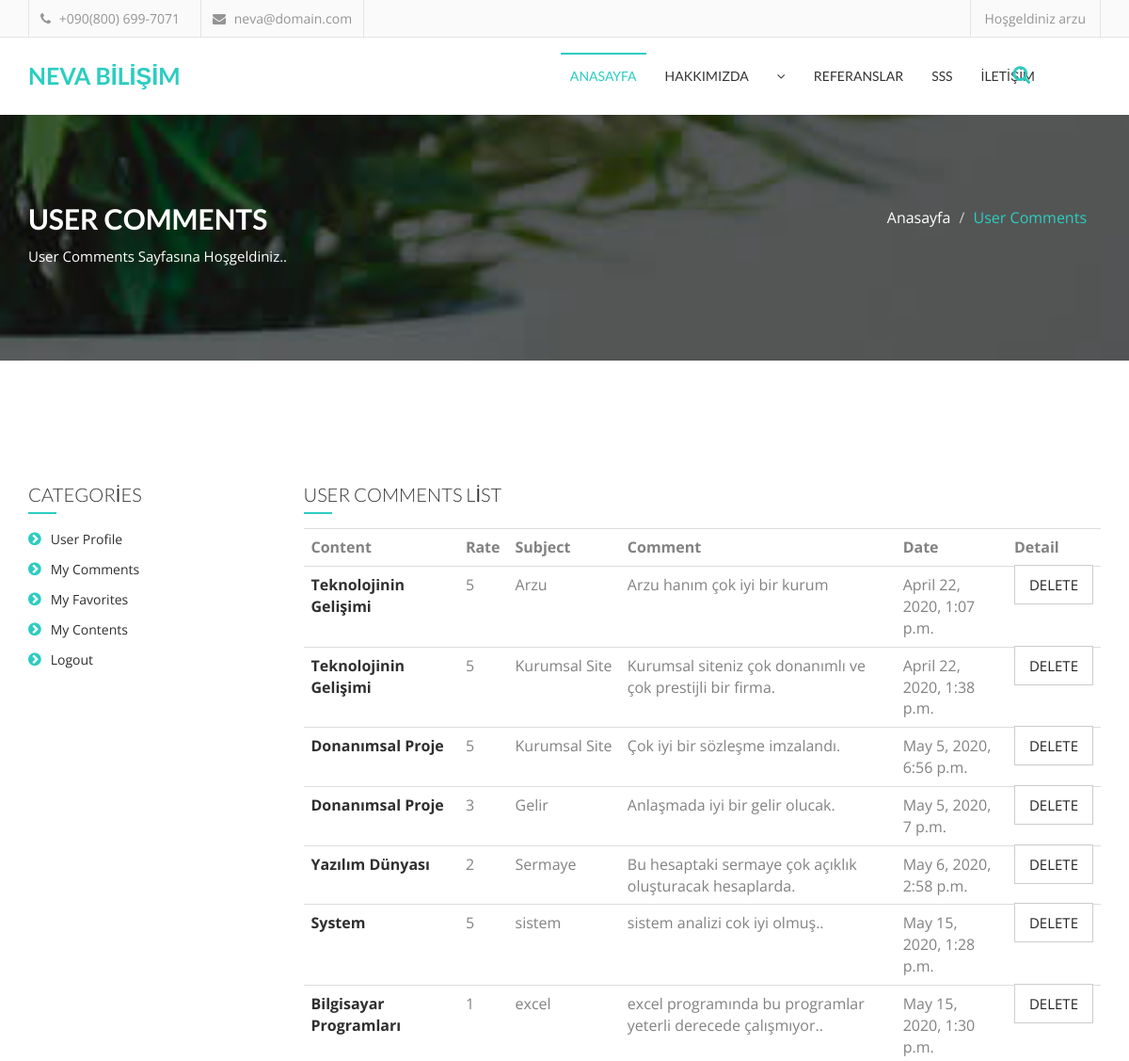
The app's page /user/comments/ (signed in, upper part), older data.
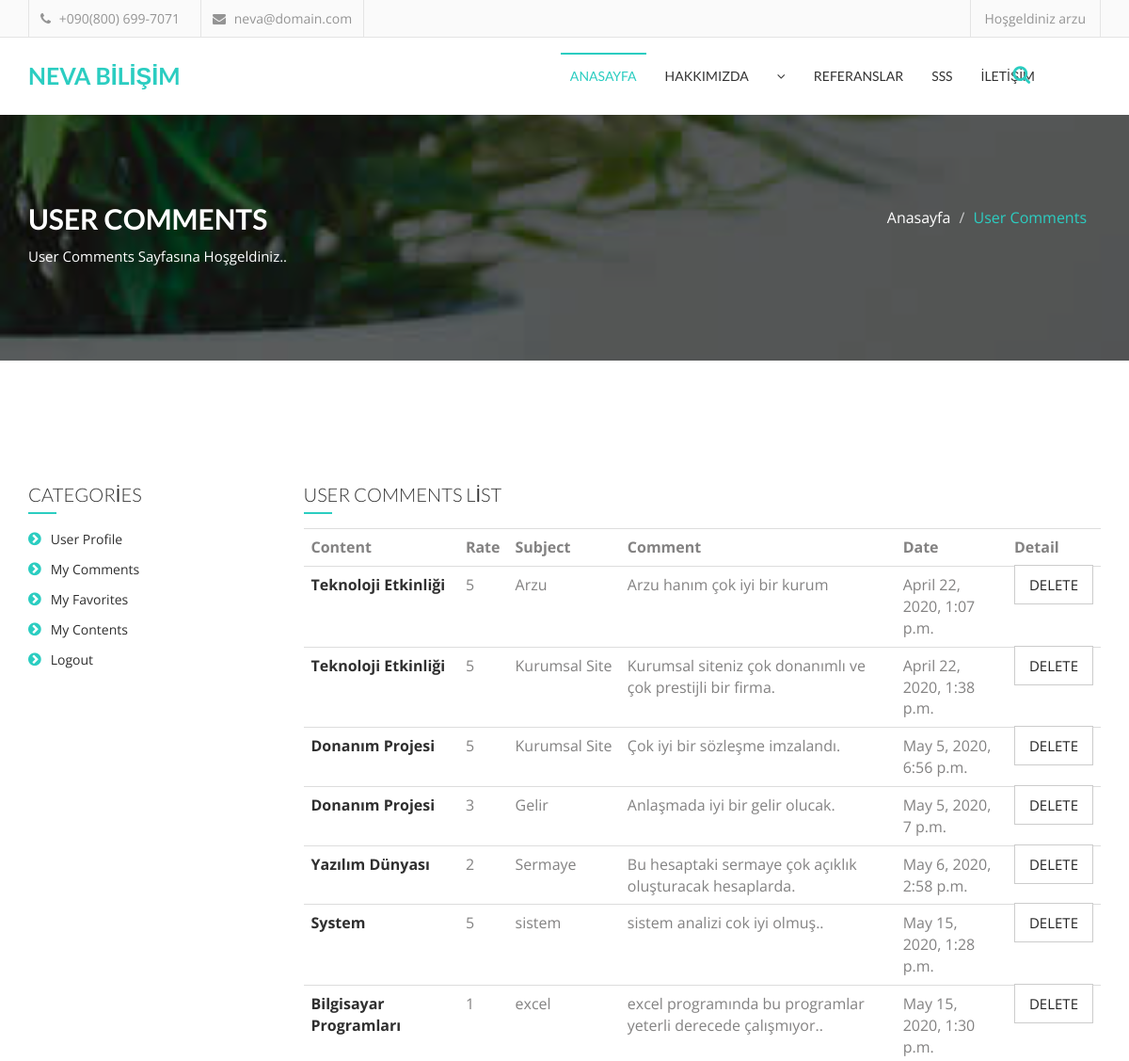
The same page, newer data.
### content/models.py (models this page shows, shortened)
class Comment(models.Model):
    STATUS = (
        ('New', 'Yeni'),
        ('True', 'Evet'),
        ('False', 'Hayır'),
    )
    content = models.ForeignKey(Content, on_delete=models.CASCADE)
    user = models.ForeignKey(User, on_delete=models.CASCADE)
    subject = models.CharField(max_length=50)
    comment = models.TextField(max_length=200, blank=True)
    rate = models.IntegerField(blank=True)
    status = models.CharField(max_length=10, choices=STATUS, default='New')
    ip = models.CharField(max_length=20, blank=True)
    create_at = models.DateTimeField(auto_now_add=True)
    update_at = models.DateTimeField(auto_now=True)

class Content(models.Model):
    STATUS = (
        ('True', 'Evet'),
        ('False', 'Hayır'),
    )
    user = models.ForeignKey(User, on_delete=models.SET_NULL, null=True)
    category = models.ForeignKey(Category, on_delete=models.CASCADE)  # relation with Category table
    title = models.CharField(max_length=150)
    keywords = models.CharField(blank=True, max_length=255)
    description = models.CharField(blank=True, max_length=255)
    image = models.ImageField(upload_to='images/')
    detail = RichTextUploadingField()
    slug = models.SlugField(null=False, unique=True)
    status = models.CharField(max_length=10, choices=STATUS)
    create_at = models.DateTimeField(auto_now_add=True)
    update_at = models.DateTimeField(auto_now=True)
    def image_tag(self):
        return mark_safe('<img src="{}" height="50"/>'.format(self.image.url))
    image_tag.short_description = 'Image'

### user/views.py (the view)
# urls.py: path('comments/', views.comments, name='comments'),
@login_required(login_url='/login')  # Check login
def comments(request):
    category = Category.objects.all()
    current_user = request.user
    comments = Comment.objects.filter(user_id=current_user.id)
    context = {'category': category, 'comments': comments}
    return render(request, 'user_comments.html', context)

### user/templates/user_comments.html (shortened to what this page needs)
{% extends "homebase.html" %}
{% block body %}
    <section id="single-page-header">
        <div class="overlay">
            <div class="container">
                <div class="row">
                    <div class="col-md-6 col-sm-6 col-xs-12">
                        <div class="single-page-header-left">
                            <h2>USER COMMENTS</h2>
                            <p>User Comments Sayfasına Hoşgeldiniz..</p>
                        </div>
                    </div>
                    <div class="col-md-6 col-sm-6 col-xs-12">
                        <div class="single-page-header-right">
                            <ol class="breadcrumb">
                                <li><a href="/">Anasayfa</a></li>
                                <li class="active">User Comments</li>
                            </ol>
                        </div>
                    </div>
                </div>
            </div>
        </div>
    </section>
    <section id="contact">
        <div class="container">
            <div class="row">
                <div class="col-md-12">
                </div>
                <div class="col-md-12">
                    <div class="cotact-area">
                        <div class="row">
                            <div class="col-md-3">
                                <div class="contact-area-left">
                                    {% include "user_panel.html" %}
                                </div>
                            </div>
                            <div class="col-md-9">
                                <div class="contact-area-right">
                                    <h4 class="widget-title">USER COMMENTS LİST</h4>
                                </div>
                                <div class="content-section">
                                    <table class="shopping-cart-table table">
                                        <tr>
                                            <th class="text-left">Content</th>
                                            <th class="text-left">Rate</th>
                                            <th class="text-left">Subject</th>
                                            <th class="text-left">Comment</th>
                                            <th class="text-left">Date</th>
                                            <th class="text-left">Detail</th>
                                        </tr>
                                        {% for rs in comments %}
                                            <tr>
                                                <td class="text-left">
                                                    <a href="/content/{{ rs.content_id }}/{{ rs.content_slug }}">
                                                        <strong>{{ rs.content.title }}</strong>
                                                    </a>
                                                </td>
                                                <td class="text-left">{{ rs.rate }}</td>
                                                <td class="text-left">{{ rs.subject }}</td>
                                                <td class="text-left">{{ rs.comment }}</td>
                                                <td class="text-left">{{ rs.create_at }}</td>
                                                <td class="text-left">
                                                    <a class="comment-btn" href="/user/deletecomment/{{ rs.id }}" onclick="return confirm('Will be Delete ! Are you sure?')">Delete</a>
                                                </td>
                                            </tr>
                                        {% endfor %}
                                    </table>
                                </div>
                            </div>
                        </div>
                    </div>
                </div>
            </div>
        </div>
    </section>
{% endblock %}

Row changes from the older to the newer data that the page shows:
changed through a linked row, Comment "Arzu": content "Teknolojinin Gelişimi" → "Teknoloji Etkinliği"
changed through a linked row, Comment "Kurumsal siteniz çok donanımlı ve çok prestijli bir firma.": content "Teknolojinin Gelişimi" → "Teknoloji Etkinliği"
changed through a linked row, Comment "Çok iyi bir sözleşme imzalandı.": content "Donanımsal Proje" → "Donanım Projesi"
changed through a linked row, Comment "Gelir": content "Donanımsal Proje" → "Donanım Projesi"
